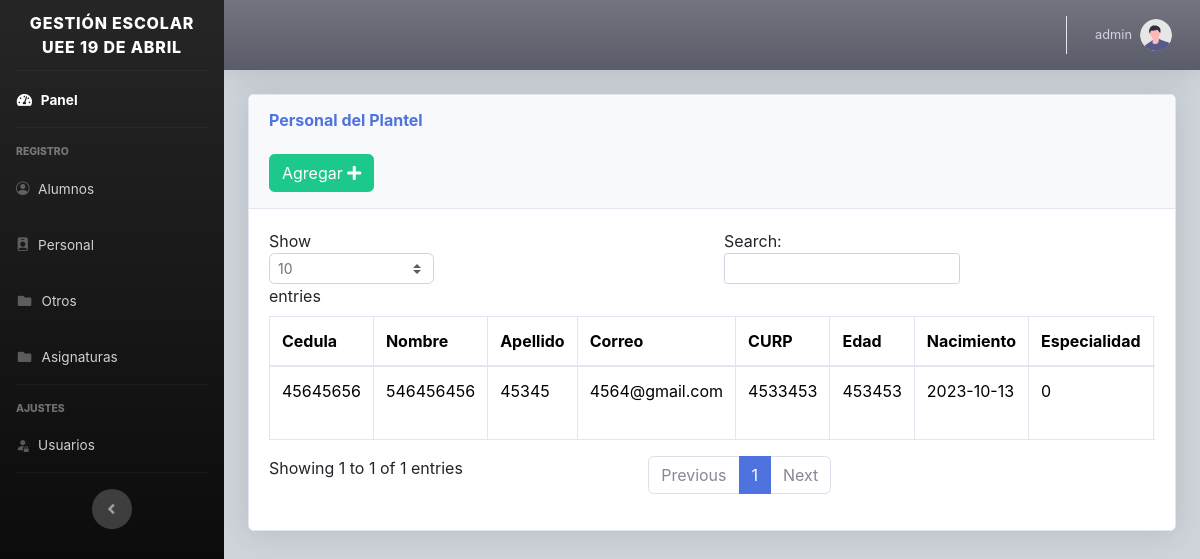
/views/profesores.php (signed in), run on the app's committed database.
### tables this page shows
CREATE TABLE `profesores` (
  `id` int(11) NOT NULL,
  `cedula` varchar(100) NOT NULL,
  `nombres` varchar(100) NOT NULL,
  `apellidos` varchar(100) NOT NULL,
  `correo` varchar(50) NOT NULL,
  `curp` varchar(150) NOT NULL,
  `edad` varchar(50) NOT NULL,
  `fecha_na` date NOT NULL,
  `id_especialidad` int(11) NOT NULL,
  `fecha` timestamp NOT NULL DEFAULT current_timestamp() ON UPDATE current_timestamp()
);

### views/profesores.php (the view, shortened to what this page needs)
<?php include "../includes/header.php"; ?>
<body id="page-top">
    <div class="container-fluid">
        <div class="card shadow mb-4">
            <div class="card-header py-3">
                <h6 class="m-0 font-weight-bold text-primary">Personal del Plantel</h6>
                <?php if ($_SESSION["type"] != 3) { ?>
                    <br>
                    <button type="button" class="btn btn-success" data-bs-toggle="modal" data-bs-target="#prof">
                    <span class="glyphicon glyphicon-plus"></span> Agregar <i class="fa fa-plus"></i> </a></button>
                <?php }
                ?>
            </div>
            <div class="card-body">
                <div class="table-responsive">
                    <table class="table table-bordered" id="dataTable" width="100%" cellspacing="0">
                        <thead>
                            <tr>
                                <th>Cedula</th>
                                <th>Nombre</th>
                                <th>Apellido</th>
                                <th>Correo</th>
                                <th>CURP</th>
                                <th>Edad</th>
                                <th>Nacimiento</th>
                                <th>Especialidad</th>
                                <th>Fecha_Registro</th>
                            </tr>
                        </thead>
                        <tbody>
                            <?php
                            require_once("../includes/db.php");
                            $result = mysqli_query($conexion, "SELECT * FROM profesores ");
                            while ($fila = mysqli_fetch_assoc($result)) :
                            ?>
                                <tr>
                                    <td><?php echo $fila['cedula']; ?></td>
                                    <td><?php echo $fila['nombres']; ?></td>
                                    <td><?php echo $fila['apellidos']; ?></td>
                                    <td><?php echo $fila['correo']; ?></td>
                                    <td><?php echo $fila['curp']; ?></td>
                                    <td><?php echo $fila['edad']; ?></td>
                                    <td><?php echo $fila['fecha_na']; ?></td>
                                    <td><?php echo $fila['id_especialidad']; ?></td>
                                    <td><?php echo $fila['fecha']; ?></td>
                                </tr>
                            <?php endwhile; ?>
                        </tbody>
                    </table>
                </div>
            </div>
        </div>
    </div>
    </div>
    </div>
    </div>
</body>
<?php include "../includes/footer.php"; ?>
</html>

### data on the page
profesores: cedula "45645656", nombres "546456456", apellidos "45345", correo "4564@gmail.com", curp "4533453", edad "453453", fecha_na "2023-10-13", id_especialidad "0"

### other printed values
$_SESSION['usuario'] "admin"
